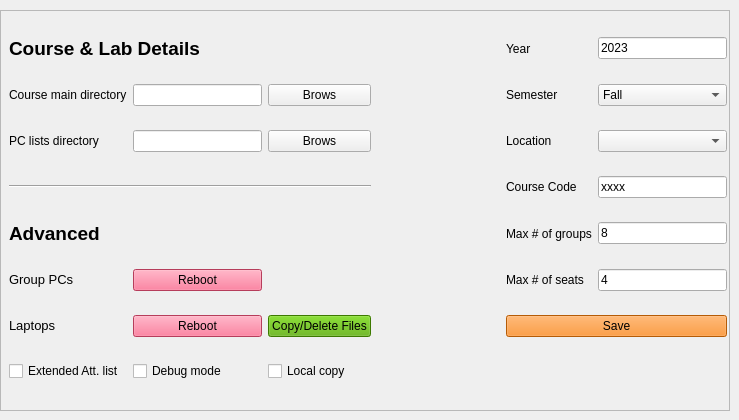
    <widget class="QWidget" name="tab_settings">
     <attribute name="title">
      <string>Settings</string>
     </attribute>
     <widget class="QFrame" name="frame_2">
      <property name="geometry">
       <rect>
        <x>0</x>
        <y>10</y>
        <width>730</width>
        <height>401</height>
       </rect>
      </property>
      <property name="frameShape">
       <enum>QFrame::StyledPanel</enum>
      </property>
      <property name="frameShadow">
       <enum>QFrame::Raised</enum>
      </property>
      <widget class="QWidget" name="gridLayoutWidget_3">
       <property name="geometry">
        <rect>
         <x>9</x>
         <y>9</y>
         <width>718</width>
         <height>381</height>
        </rect>
       </property>
       <layout class="QGridLayout" name="gridLayout_4">
        <item row="0" column="0" colspan="3">
         <widget class="QLabel" name="label_38">
          <property name="sizePolicy">
           <sizepolicy hsizetype="Preferred" vsizetype="Fixed">
            <horstretch>0</horstretch>
            <verstretch>0</verstretch>
           </sizepolicy>
          </property>
          <property name="font">
           <font>
            <pointsize>14</pointsize>
            <weight>75</weight>
            <bold>true</bold>
           </font>
          </property>
          <property name="text">
           <string>Course &amp; Lab Details</string>
          </property>
         </widget>
        </item>
        <item row="5" column="1">
         <widget class="QPushButton" name="pushButton_rebootPCs">
          <property name="sizePolicy">
           <sizepolicy hsizetype="Preferred" vsizetype="Fixed">
            <horstretch>0</horstretch>
            <verstretch>0</verstretch>
           </sizepolicy>
          </property>
          <property name="font">
           <font>
            <family>Arial</family>
           </font>
          </property>
          <property name="styleSheet">
           <string notr="true">background-color: rgb(255, 85, 127);</string>
          </property>
          <property name="text">
           <string>Reboot</string>
          </property>
         </widget>
        </item>
        <item row="6" column="1">
         <widget class="QPushButton" name="pushButton_rebootLaptops">
          <property name="sizePolicy">
           <sizepolicy hsizetype="Preferred" vsizetype="Fixed">
            <horstretch>0</horstretch>
            <verstretch>0</verstretch>
           </sizepolicy>
          </property>
          <property name="font">
           <font>
            <family>Arial</family>
           </font>
          </property>
          <property name="styleSheet">
           <string notr="true">background-color: rgb(255, 85, 127);</string>
          </property>
          <property name="text">
           <string>Reboot</string>
          </property>
         </widget>
        </item>
        <item row="6" column="2">
         <widget class="QPushButton" name="pushButton_lpc_remote_files">
          <property name="styleSheet">
           <string notr="true">background-color: rgb(85, 170, 0);</string>
          </property>
          <property name="text">
           <string>Copy/Delete Files</string>
          </property>
         </widget>
        </item>
        <item row="2" column="2">
         <widget class="QPushButton" name="pushButton_pc_browse">
          <property name="text">
           <string>Brows</string>
          </property>
         </widget>
        </item>
        <item row="2" column="1">
         <widget class="QLineEdit" name="lineEdit_pc_dir">
          <property name="text">
           <string/>
          </property>
         </widget>
        </item>
        <item row="5" column="0">
         <widget class="QLabel" name="label_40">
          <property name="sizePolicy">
           <sizepolicy hsizetype="Preferred" vsizetype="Fixed">
            <horstretch>0</horstretch>
            <verstretch>0</verstretch>
           </sizepolicy>
          </property>
          <property name="font">
           <font>
            <pointsize>10</pointsize>
            <weight>50</weight>
            <bold>false</bold>
           </font>
          </property>
          <property name="text">
           <string>Group PCs</string>
          </property>
         </widget>
        </item>
        <item row="2" column="0">
         <widget class="QLabel" name="label_47">
          <property name="text">
           <string>PC lists directory</string>
          </property>
         </widget>
        </item>
        <item row="9" column="1">
         <widget class="QCheckBox" name="checkBox_debugMode">
          <property name="text">
           <string>Debug mode</string>
          </property>
         </widget>
        </item>
        <item row="9" column="2">
         <widget class="QCheckBox" name="checkBox_localCopy">
          <property name="text">
           <string>Local copy</string>
          </property>
         </widget>
        </item>
        <item row="6" column="4" colspan="2">
         <widget class="QPushButton" name="pushButton_save_settings">
          <property name="styleSheet">
           <string notr="true">background-color: rgb(253, 128, 8);</string>
          </property>
          <property name="text">
           <string>Save</string>
          </property>
         </widget>
        </item>
        <item row="4" column="0">
         <widget class="QLabel" name="label_39">
          <property name="sizePolicy">
           <sizepolicy hsizetype="Preferred" vsizetype="Fixed">
            <horstretch>0</horstretch>
            <verstretch>0</verstretch>
           </sizepolicy>
          </property>
          <property name="font">
           <font>
            <pointsize>14</pointsize>
            <weight>75</weight>
            <bold>true</bold>
           </font>
          </property>
          <property name="text">
           <string>Advanced</string>
          </property>
         </widget>
        </item>
        <item row="6" column="0">
         <widget class="QLabel" name="label_42">
          <property name="sizePolicy">
           <sizepolicy hsizetype="Preferred" vsizetype="Fixed">
            <horstretch>0</horstretch>
            <verstretch>0</verstretch>
           </sizepolicy>
          </property>
          <property name="font">
           <font>
            <pointsize>10</pointsize>
            <weight>50</weight>
            <bold>false</bold>
           </font>
          </property>
          <property name="text">
           <string>Laptops</string>
          </property>
         </widget>
        </item>
        <item row="1" column="3">
         <spacer name="horizontalSpacer">
          <property name="orientation">
           <enum>Qt::Horizontal</enum>
          </property>
          <property name="sizeHint" stdset="0">
           <size>
            <width>40</width>
            <height>20</height>
           </size>
          </property>
         </spacer>
        </item>
        <item row="5" column="5">
         <widget class="QLineEdit" name="lineEdit_nbenches">
          <property name="text">
           <string>4</string>
          </property>
         </widget>
        </item>
        <item row="1" column="0">
         <widget class="QLabel" name="label_41">
          <property name="font">
           <font>
            <weight>50</weight>
            <bold>false</bold>
           </font>
          </property>
          <property name="text">
           <string>Course main directory</string>
          </property>
         </widget>
        </item>
        <item row="5" column="4">
         <widget class="QLabel" name="label_14">
          <property name="text">
           <string>Max # of seats</string>
          </property>
         </widget>
        </item>
        <item row="4" column="4">
         <widget class="QLabel" name="label_45">
          <property name="text">
           <string>Max # of groups</string>
          </property>
         </widget>
        </item>
        <item row="1" column="1">
         <widget class="QLineEdit" name="lineEdit_course_dir">
          <property name="text">
           <string/>
          </property>
         </widget>
        </item>
        <item row="4" column="5">
         <widget class="QLineEdit" name="lineEdit_ngroups">
          <property name="text">
           <string>8</string>
          </property>
         </widget>
        </item>
        <item row="3" column="0" colspan="3">
         <widget class="Line" name="line">
          <property name="orientation">
           <enum>Qt::Horizontal</enum>
          </property>
         </widget>
        </item>
        <item row="1" column="2">
         <widget class="QPushButton" name="pushButton_course_dir_browse">
          <property name="text">
           <string>Brows</string>
          </property>
         </widget>
        </item>
        <item row="0" column="4">
         <widget class="QLabel" name="label_33">
          <property name="font">
           <font>
            <weight>50</weight>
            <bold>false</bold>
           </font>
          </property>
          <property name="text">
           <string>Year</string>
          </property>
         </widget>
        </item>
        <item row="1" column="4">
         <widget class="QLabel" name="label_36">
          <property name="text">
           <string>Semester</string>
          </property>
         </widget>
        </item>
        <item row="0" column="5">
         <widget class="QLineEdit" name="lineEdit_year">
          <property name="font">
           <font>
            <weight>50</weight>
            <bold>false</bold>
           </font>
          </property>
          <property name="text">
           <string>2023</string>
          </property>
         </widget>
        </item>
        <item row="1" column="5">
         <widget class="QComboBox" name="comboBox_semester">
          <item>
           <property name="text">
            <string>Fall</string>
           </property>
          </item>
          <item>
           <property name="text">
            <string>Winter</string>
           </property>
          </item>
          <item>
           <property name="text">
            <string>Summer</string>
           </property>
          </item>
         </widget>
        </item>
        <item row="2" column="4">
         <widget class="QLabel" name="label_3">
          <property name="font">
           <font>
            <pointsize>9</pointsize>
            <weight>50</weight>
            <bold>false</bold>
           </font>
          </property>
          <property name="text">
           <string>Location</string>
          </property>
         </widget>
        </item>
        <item row="3" column="4">
         <widget class="QLabel" name="label_46">
          <property name="font">
           <font>
            <weight>50</weight>
            <bold>false</bold>
           </font>
          </property>
          <property name="text">
           <string>Course Code</string>
          </property>
         </widget>
        </item>
        <item row="2" column="5">
         <widget class="QComboBox" name="comboBox_room"/>
        </item>
        <item row="3" column="5">
         <widget class="QLineEdit" name="lineEdit_code">
          <property name="font">
           <font>
            <weight>50</weight>
            <bold>false</bold>
           </font>
          </property>
          <property name="text">
           <string>xxxx</string>
          </property>
         </widget>
        </item>
        <item row="9" column="0">
         <widget class="QCheckBox" name="checkBox_extended_att">
          <property name="text">
           <string>Extended Att. list</string>
          </property>
         </widget>
        </item>
       </layout>
      </widget>
     </widget>
    </widget>
